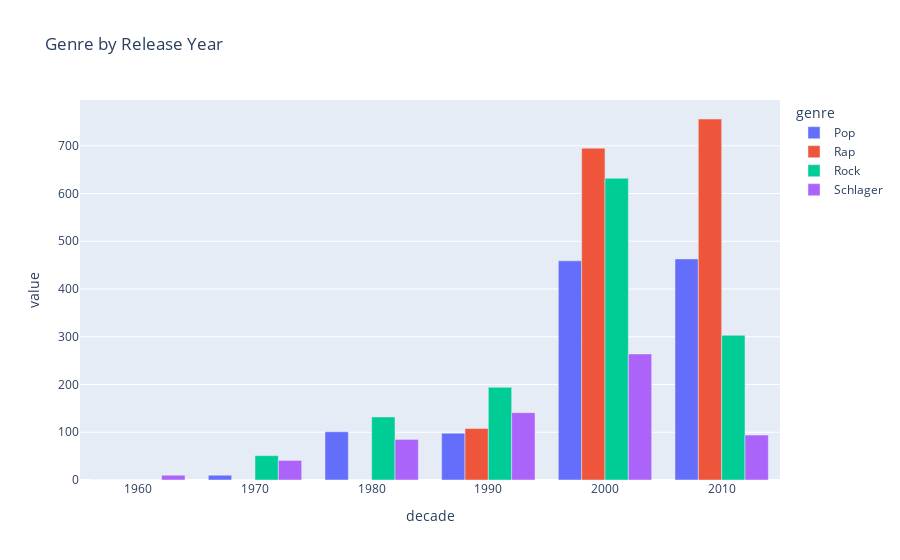

Notebook code for this chart:
### Code cell
genre_decade_fig = genre_pivot_decade.plot(kind='bar', title='Genre by Release Year')
genre_decade_fig.update_layout(barmode='group')
genre_decade_fig.show()

### Figure 1 — Plotly figure (JSON) as saved in the notebook; plotly's stock layout.template omitted (floating-point values rounded to 4 significant figures)
{"data": [{"alignmentgroup": "True", "hovertemplate": "genre=Pop<br>decade=%{x}<br>value=%{y}<extra></extra>", "legendgroup": "Pop", "marker": {"color": "#636efa", "pattern": {"shape": ""}}, "name": "Pop", "offsetgroup": "Pop", "orientation": "v", "showlegend": true, "textposition": "auto", "type": "bar", "x": [1960, 1970, 1980, 1990, 2000, 2010], "xaxis": "x", "y": [0, 10, 101, 98, 459, 463], "yaxis": "y"}, {"alignmentgroup": "True", "hovertemplate": "genre=Rap<br>decade=%{x}<br>value=%{y}<extra></extra>", "legendgroup": "Rap", "marker": {"color": "#EF553B", "pattern": {"shape": ""}}, "name": "Rap", "offsetgroup": "Rap", "orientation": "v", "showlegend": true, "textposition": "auto", "type": "bar", "x": [1960, 1970, 1980, 1990, 2000, 2010], "xaxis": "x", "y": [0, 0, 0, 108, 695, 756], "yaxis": "y"}, {"alignmentgroup": "True", "hovertemplate": "genre=Rock<br>decade=%{x}<br>value=%{y}<extra></extra>", "legendgroup": "Rock", "marker": {"color": "#00cc96", "pattern": {"shape": ""}}, "name": "Rock", "offsetgroup": "Rock", "orientation": "v", "showlegend": true, "textposition": "auto", "type": "bar", "x": [1960, 1970, 1980, 1990, 2000, 2010], "xaxis": "x", "y": [0, 51, 132, 194, 632, 303], "yaxis": "y"}, {"alignmentgroup": "True", "hovertemplate": "genre=Schlager<br>decade=%{x}<br>value=%{y}<extra></extra>", "legendgroup": "Schlager", "marker": {"color": "#ab63fa", "pattern": {"shape": ""}}, "name": "Schlager", "offsetgroup": "Schlager", "orientation": "v", "showlegend": true, "textposition": "auto", "type": "bar", "x": [1960, 1970, 1980, 1990, 2000, 2010], "xaxis": "x", "y": [10, 41, 85, 141, 264, 94], "yaxis": "y"}], "layout": {"barmode": "group", "legend": {"title": {"text": "genre"}, "tracegroupgap": 0}, "title": {"text": "Genre by Release Year"}, "xaxis": {"anchor": "y", "domain": [0, 1], "title": {"text": "decade"}}, "yaxis": {"anchor": "x", "domain": [0, 1], "title": {"text": "value"}}}}
